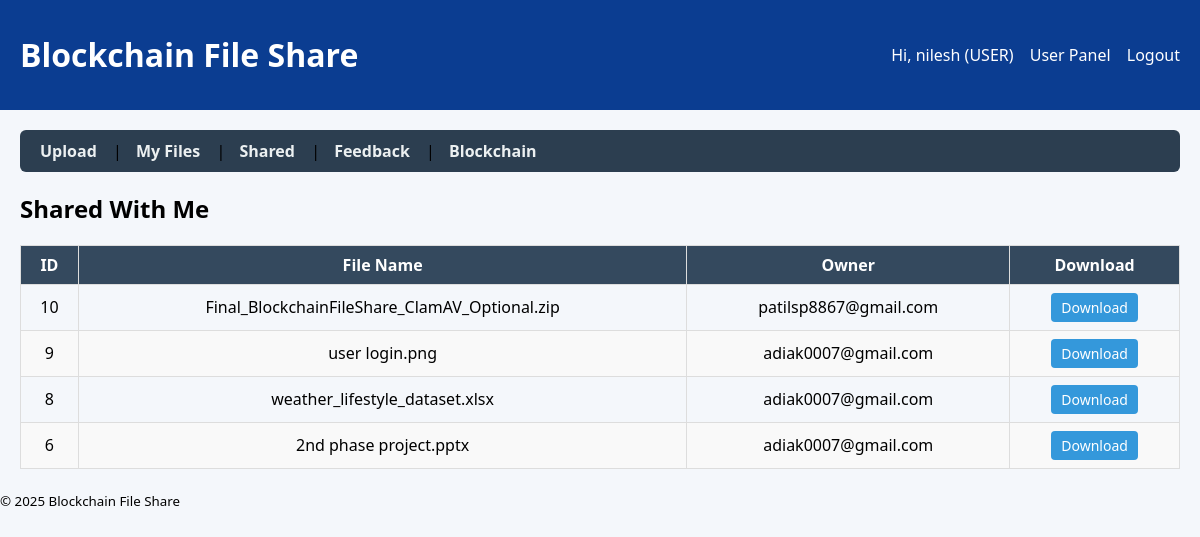
Screenshot of /user/shared (signed in) with the database file from the repository.
### app/models.py (models this page shows, shortened)
class User(db.Model, UserMixin):
    id = db.Column(db.Integer, primary_key=True)
    email = db.Column(db.String(255), unique=True, nullable=False)
    username = db.Column(db.String(80), nullable=True)
    password_hash = db.Column(db.String(255), nullable=False)
    role = db.Column(db.String(20), default='USER')  # 'ADMIN' or 'USER'
    active = db.Column(db.Boolean, default=True)
    created_at = db.Column(db.DateTime, default=datetime.utcnow)
    notification_email = db.Column(db.String(255), nullable=True)  # where to send notifications

class File(db.Model):
    id = db.Column(db.Integer, primary_key=True)
    owner_id = db.Column(db.Integer, db.ForeignKey('user.id'), nullable=False)
    filename = db.Column(db.String(255), nullable=False)
    mime_type = db.Column(db.String(255))
    size_bytes = db.Column(db.Integer)
    storage_path = db.Column(db.String(512))
    sha256 = db.Column(db.String(64))
    created_at = db.Column(db.DateTime, default=datetime.utcnow)
    owner = db.relationship("User", backref=db.backref("files", lazy=True, cascade="all, delete-orphan"))

### app/blueprints/user.py (the view)
@user_bp.route('/shared', methods=['GET'])
@login_required
def shared_with_me_page():
    shared_file_ids = [
        p.file_id
        for p in Permission.query.filter(
            Permission.grantee_id == current_user.id,
            Permission.revoked_at.is_(None)   # exclude revoked permissions
        ).all()
    ]
    if not shared_file_ids:
        shared_files = []
    else:
        shared_files = (
            db.session.query(File)
            .join(User, File.owner_id == User.id)
            .filter(File.id.in_(shared_file_ids))
            .order_by(File.created_at.desc())
            .all()
        )
    return render_template('user/shared.html', shared_with_me=shared_files)

### app/blueprints/user.py (called while the page is built)
@user_bp.before_request
def ensure_user():
    if request.endpoint in ('user.login', 'user.static'):
        return
    if request.endpoint and request.endpoint.startswith('user.') and not current_user.is_authenticated:
        return redirect(url_for('user.login'))

### app/models.py (called while the page is built)
@login_manager.user_loader
def load_user(user_id):
    return User.query.get(int(user_id))

### app/templates/user/shared.html (shortened to what this page needs)
{% extends 'base.html' %}
{% block content %}
<nav class="user-nav">
    <a href="{{ url_for('user.upload_page') }}">Upload</a> |
    <a href="{{ url_for('user.my_files_page') }}">My Files</a> |
    <a href="{{ url_for('user.shared_with_me_page') }}">Shared</a> |
    <a href="{{ url_for('user.feedback_page') }}">Feedback</a> |
    <a href="{{ url_for('user.chain_page') }}">Blockchain</a>
</nav>
<h2>Shared With Me</h2>
{% if shared_with_me %}
<table class="file-table">
    <thead>
        <tr>
            <th>ID</th>
            <th>File Name</th>
            <th>Owner</th>
            <th>Download</th>
        </tr>
    </thead>
    <tbody>
        {% for f in shared_with_me %}
        <tr>
            <td>{{ f.id }}</td>
            <td>{{ f.filename }}</td>
            <td>{{ f.owner.email }}</td>
            <td><a class="btn" href="{{ url_for('user.download', file_id=f.id) }}">Download</a></td>
        </tr>
        {% endfor %}
    </tbody>
</table>
{% else %}
<p>No files have been shared with you yet.</p>
{% endif %}
{% endblock %}

### app/templates/base.html
<!doctype html>
<html><head><meta charset="utf-8"><meta name="viewport" content="width=device-width,initial-scale=1"><title>Blockchain File Share</title>
<link rel="stylesheet" href="{{ url_for('static', filename='css/style.css') }}"></head><body>
<header class="topbar"><h1>Blockchain File Share</h1><nav>
  {% if current_user.is_authenticated %}
    <span>Hi, {{ current_user.username or current_user.email }} ({{ current_user.role }})</span>
    {% if current_user.role == 'ADMIN' %}<a href="{{ url_for('admin.create_user_page') }}">Admin Panel</a>{% else %}<a href="{{ url_for('user.upload_page') }}">User Panel</a>{% endif %}
    <a href="{{ url_for('auth.logout') }}">Logout</a>
  {% else %}
    <a href="{{ url_for('auth.login') }}">User Login</a> | <a href="{{ url_for('auth.admin_login') }}">Admin Login</a>
  {% endif %}
</nav></header><main class="container">{% with messages = get_flashed_messages() %}{% if messages %}<ul class="flash">{% for m in messages %}<li>{{ m }}</li>{% endfor %}</ul>{% endif %}{% endwith %}{% block content %}{% endblock %}</main>
<footer class="footer"><small>&copy; 2025 Blockchain File Share</small></footer></body></html>

### app/static/css/style.css (style rules this page uses)
* { box-sizing:border-box }
body { margin:0;font-family:system-ui,-apple-system,Segoe UI,Roboto,Arial;background:#f4f7fb }
header.topbar { display:flex;justify-content:space-between;align-items:center;padding:12px 20px;background:#0b3d91;color:#fff }
header.topbar a { color:#fff;text-decoration:none;margin-left:12px }
main.container { padding:20px }
nav.admin-nav a, nav.user-nav a { margin-right:12px }
table { width:100%;border-collapse:collapse }
th,td { padding:8px;border-bottom:1px solid #eee }

### app/templates/user/shared.html (style rules this page uses)
.user-nav { margin-bottom: 20px; background: #2c3e50; padding: 10px; border-radius: 6px; }
.user-nav a { color: #ecf0f1; margin: 0 10px; text-decoration: none; font-weight: bold; }
.file-table { width: 100%; border-collapse: collapse; margin-top: 15px; }
.file-table th, .file-table td { border: 1px solid #ddd; padding: 8px; text-align: center; }
.file-table th { background: #34495e; color: white; }
.file-table tr:nth-child(even) { background: #f9f9f9; }
.btn { display: inline-block; padding: 5px 10px; background: #3498db; color: white; text-decoration: none; border-radius: 4px; font-size: 14px; }

### rows the page displays
User: username "nilesh", role "USER"
File: id "10", filename "Final_BlockchainFileShare_ClamAV_Optional.zip", owner.email "patilsp8867@gmail.com"
File: id "9", filename "user login.png", owner.email "adiak0007@gmail.com"
File: id "8", filename "weather_lifestyle_dataset.xlsx", owner.email "adiak0007@gmail.com"
File: id "6", filename "2nd phase project.pptx", owner.email "adiak0007@gmail.com"
